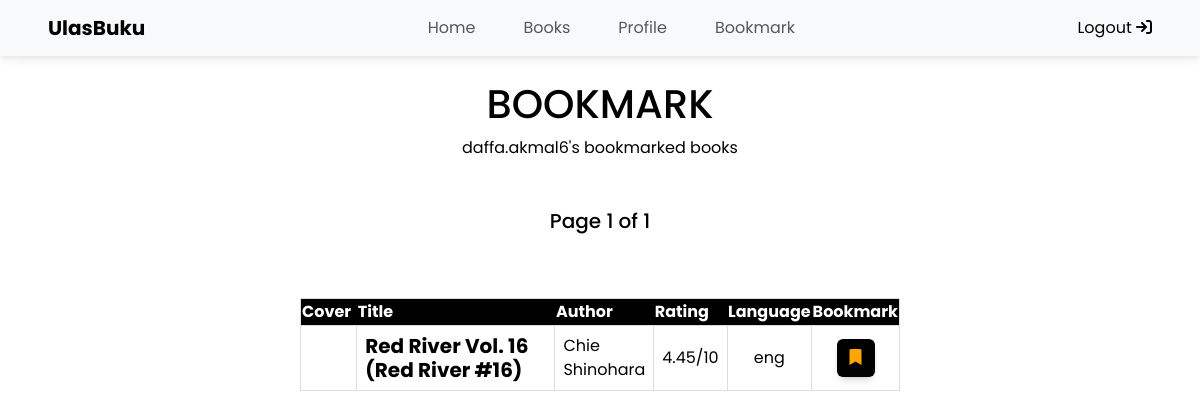
/b/daffa.akmal6/ (signed in), run on the app's committed database.
### bookmark/models.py (models this page shows, shortened)
class Bookmark(models.Model):
    user = models.ForeignKey(
        User, related_name='bookmarked', on_delete=models.CASCADE)
    book = models.ForeignKey(
        Book, related_name='bookmarked', on_delete=models.CASCADE)

### main/models.py (models this page shows)
class Book (models.Model):
    title = models.CharField(("title"), max_length=255)
    author = models.CharField(("author"), max_length=255)
    average_rating = models.FloatField(("average rating"))
    isbn = models.CharField(("isbn"), max_length=150)
    isbn13 = models.CharField(("isbn 13"), max_length=150)
    language_code = models.CharField(("language code"), max_length=10)
    num_pages = models.IntegerField(("number of pages"))
    rating_count = models.BigIntegerField(("rating count"))
    text_review_count = models.BigIntegerField(("text review count"))
    publication_date = models.DateField(("publication date"), auto_now=True)
    publisher = models.CharField(("publisher"), max_length=150)

### bookmark/views.py (the view)
# urls.py: path('<str:key>/', show_bookmark, name='show_bookmark'),
def show_bookmark(request, key):
    if request.user.username == key:
        username = key
        user = User.objects.get(username=username)
        book = user.bookmarked.select_related('book')
        p = Paginator(book, 20)
        page = request.GET.get('page')
        books = p.get_page(page)
        context = {
            'books': books,
            'username' : username,
        }
        return render(request, "bookmark.html", context)
    return HttpResponse("cannot access")

### bookmark/templates/bookmark.html (shortened to what this page needs)
{% extends 'base.html' %} {% load static %} {% block content %}
<br />
<br />
<br />
<h1>BOOKMARK</h1>
{% if books %}
<p>{{username}}'s bookmarked books</p>
<h5>Page {{ books.number }} of {{ books.paginator.num_pages }}</h5>
<br />
<div id="Item_table_container" class="table-container">
  <table>
    <tr>
      <th width="10%">Cover</th>
      <th width="50%">Title</th>
      <th width="10%">Author</th>
      <th width="10%">Rating</th>
      <th width="10%">Language</th>
      <th width="5%">Bookmark</th>
    </tr>
    {% for bookmark in books %}
    <tr>
      <td>
      </td>
      <td>
        <a
          href="{% url 'book_details:show_book_detail' key=bookmark.book.pk %}"
          style="text-decoration: none; color: black"
          ><b
            ><h5 class="card-title" style="font-weight: bold">
              {{bookmark.book.title}}
            </h5></b
          ></a
        >
      </td>
      <td>{{bookmark.book.author}}</td>
      <td style="text-align: center">{{bookmark.book.average_rating}}/10</td>
      <td style="text-align: center">{{bookmark.book.language_code}}</td>
      <td style="text-align: center">
        <form
          class="bookmark_form"
          method="POST"
          action="{% url 'bookmark:delete_bookmark' bookmark.book.pk %}"
        >
          <button class="btn bookmark-button bookmarked" type="submit">
            <i class="fa fa-bookmark"></i>
          </button>
        </form>
      </td>
    </tr>
    {% endfor %}
  </table>
</div>
<br /><br />
{% else %}
<p>Bookmark Anda masih kosong :(</p>
{% endif %} {% endblock content %}

### bookmark/templates/bookmark.html (style rules this page uses)
body { display: flex; flex-direction: column; justify-content: center; align-items: center; color: black; font-family: "Poppins", sans-serif; }
.table-container { width: 50%; }
table { border-collapse: collapse; width: 100%; }
th { background-color: #000000; color: white; }
td { border: 1px solid #ddd; padding: 8px; }
tr { border: 1px solid #ddd; padding: 8px; text-align: left; }
.btn-custom, .bookmark-button { background-color: black; color: white; }
.bookmark-button { position: relative; }
.bookmark-button.bookmarked { color: orange; background-color: black; }

### data on the page
Bookmark: book "Red River Vol. 16 (Red River #16)", book.author "Chie Shinohara", book.average_rating "4.45", book.language_code "eng"

### other printed values
{{ username }} "daffa.akmal6"
{{ books.number }} "1"
{{ books.paginator.num_pages }} "1"
